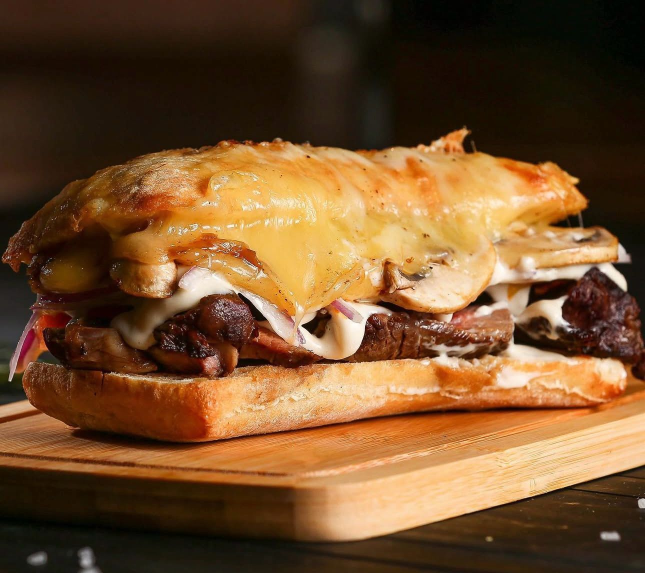
#> input picture media/sandwich/originales/lorino.jpg, 1290 x 1145 px, given in place of e6385504-image.jpg, which was not available (shown at 1/2 size)
$ python build.py
#> lines starting #> are read from the running program, lines starting #| are printed output that depends on the picture; after the words box and inside, x2 and y2 are one past the last pixel; in counts of white or black regions, pixels touching at a corner belong together
# Reel 9:16 de sándwiches (Barros Luco y Lorino) · marca: fondo #0C0D0F, crema, rosa; sin marco; logo blanco en zona segura
import subprocess, os
from PIL import Image, ImageDraw, ImageFont
from _music import music
A="/home/user/saborrural/enlaces-assets/"; T="/tmp/claude-0/-home-user/3bdc22a0-44b6-5463-a581-9b7d84b08b80/scratchpad/rs/"; OUT="/home/user/saborrural/media/sandwich/"
U="/root/.claude/uploads/3bdc22a0-44b6-5463-a581-9b7d84b08b80/"
os.makedirs(T,exist_ok=True)
F=lambda n,s: ImageFont.truetype(A+n,s)
BG=(12,13,15); CREAM=(243,241,234); PINK=(245,154,172); MUTE=(169,171,163)
W,H=1080,1920
def rounded(im,r):
    m=Image.new("L",im.size,0); ImageDraw.Draw(m).rounded_rectangle([0,0,im.width-1,im.height-1],radius=r,fill=255); im=im.convert("RGBA"); im.putalpha(m); return im
def trim_black(im,th=14):
#> called with th = 14
    g=im.convert("L").point(lambda v:255 if v>th else 0); return im.crop(g.getbbox())
#> after `g = im.convert('L').point(lambda v: 255 if v > th else 0)`:
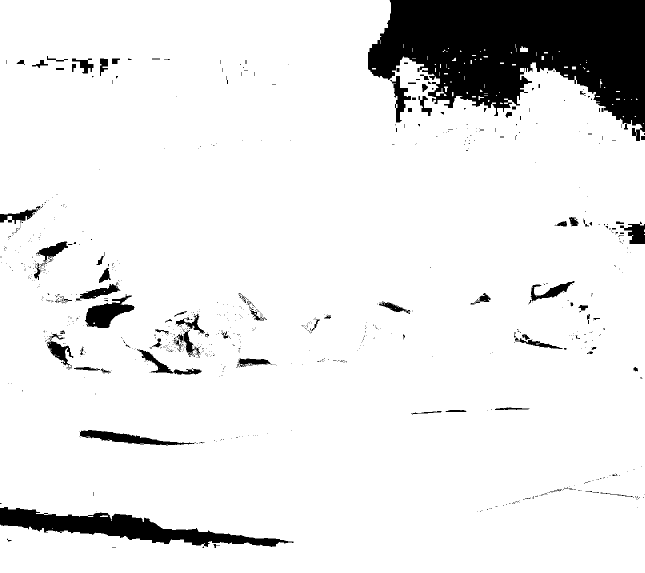
#> g: PIL image 1290x1145 L (shown at 1/2 size); 90.5% white; 856 black regions (756 under 20 px), largest, box (x1, y1, x2, y2) and area: (736, 0, 1290, 282) 96163, (0, 1014, 588, 1094) 16811, (170, 591, 269, 656) 3179
#> in trim_black, returned value is the input picture: PIL image 1290x1145 RGB; mean R, G, B 115.1, 79.5, 45.5
BL=trim_black(Image.open(U+"e6385504-image.jpg").convert("RGB"))
LO=Image.open("/home/user/saborrural/media/sandwich/originales/lorino-sin-tabla.jpg").convert("RGB").crop((0,110,1290,985))
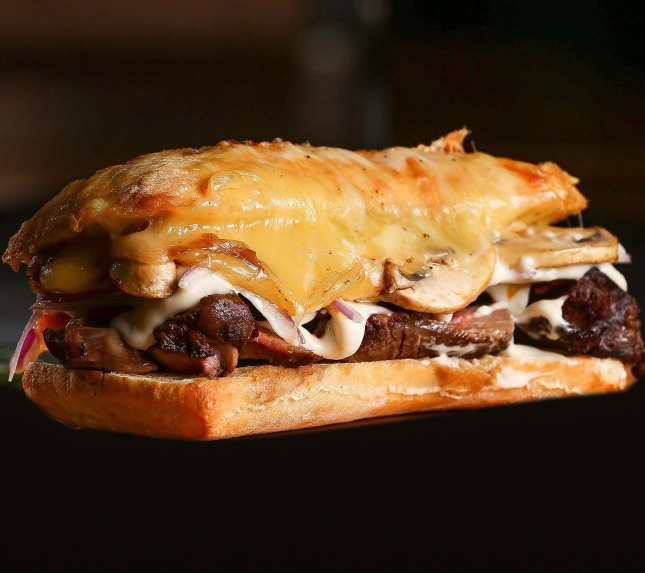
#> input picture media/sandwich/originales/lorino-sin-tabla.jpg, 1290 x 1145 px, found by its file name (shown at 1/2 size)
logo=Image.open(A+"logo.png").convert("RGBA")
def canvas():
    c=Image.new("RGBA",(W,H),BG+(255,)); L=190; lg=logo.resize((L,int(L*logo.height/logo.width)),Image.LANCZOS); c.alpha_composite(lg,(70,190)); return c
def ctr(d,t,f,y,col): d.text((W/2,y),t,font=f,fill=col,anchor="ma")
def put(c,im,y,w=960,box=None):
#> called with y = 760, w = 700
    if box: im=im.crop(box)
    h=int(im.height*w/im.width); c.alpha_composite(rounded(im.resize((w,h),Image.LANCZOS),34),((W-w)//2,y)); return h
#> after `h = int(im.height * w / im.width)`: h = 621
#> in rounded, `m = Image.new('L', im.size, 0)`: m: PIL image 700x621 L; every value is 0
#> in rounded, `ImageDraw.Draw(m).rounded_rectangle([0, 0, im.width - 1, im.height - 1`: m: PIL image 700x621 L; 99.8% white; 4 black regions, box (x1, y1, x2, y2) and area: (0, 0, 29, 29) 260, (671, 0, 700, 29) 260, (0, 592, 29, 621) 260, (671, 592, 700, 621) 260
def pill(d,t,y,f=58):
    fo=F("bricolage800.ttf",f); w=int(d.textlength(t,font=fo))+70; d.rounded_rectangle([(W-w)//2,y,(W+w)//2,y+96],radius=48,fill=PINK); d.text((W/2,y+48),t,font=fo,fill=BG,anchor="mm")
sc=[]
# 1 gancho
c=canvas(); d=ImageDraw.Draw(c); ctr(d,"¿Barros Luco",F("bricolage800.ttf",118),430,CREAM); ctr(d,"o Lorino?",F("bricolage800.ttf",118),560,PINK)
h=put(c,BL,760,700); put(c,LO,760+h+30,700); sc.append(("s1",c,2.4))
#> after `h = put(c, BL, 760, 700)`: h = 621
#> in rounded (call 2), `m = Image.new('L', im.size, 0)`: m: PIL image 700x474 L; every value is 0
#> in rounded (call 2), `ImageDraw.Draw(m).rounded_rectangle([0, 0, im.width - 1, im.height - 1`: m: PIL image 700x474 L; 99.7% white; 4 black regions, box (x1, y1, x2, y2) and area: (0, 0, 29, 29) 260, (671, 0, 700, 29) 260, (0, 445, 29, 474) 260, (671, 445, 700, 474) 260
# 2 Barros Luco
c=canvas(); d=ImageDraw.Draw(c); ctr(d,"Barros Luco",F("bricolage800.ttf",120),430,CREAM)
h=put(c,BL,620,980); pill(d,"$7.000",620+h+50); ctr(d,"Carne de vacuno y queso fundido",F("hanken700.ttf",42),620+h+190,MUTE); sc.append(("s2",c,2.4))
#> in rounded (call 3), `m = Image.new('L', im.size, 0)`: m: PIL image 980x869 L; every value is 0
#> in rounded (call 3), `ImageDraw.Draw(m).rounded_rectangle([0, 0, im.width - 1, im.height - 1`: m: PIL image 980x869 L; 99.9% white; 4 black regions, box (x1, y1, x2, y2) and area: (0, 0, 29, 29) 260, (951, 0, 980, 29) 260, (0, 840, 29, 869) 260, (951, 840, 980, 869) 260
#> after `h = put(c, BL, 620, 980)`: h = 869
# 3 detalle BL
c=canvas(); d=ImageDraw.Draw(c); ctr(d,"Queso fundido",F("bricolage800.ttf",110),430,PINK)
bw,bh=BL.size; h=put(c,BL,640,980,box=(int(bw*0.10),int(bh*0.22),int(bw*0.62),int(bh*0.96))); ctr(d,"En pan ciabatta horneado",F("hanken700.ttf",44),640+h+40,MUTE); sc.append(("s3",c,2.2))
#> after `bw, bh = BL.size`: bw = 1290; bh = 1145
#> call 4 of put, with y = 640, w = 980, box = (129, 251, 799, 1099)
#> in rounded (call 4), `m = Image.new('L', im.size, 0)`: m: PIL image 980x1240 L; every value is 0
#> in rounded (call 4), `ImageDraw.Draw(m).rounded_rectangle([0, 0, im.width - 1, im.height - 1`: m: PIL image 980x1240 L; 99.9% white; 4 black regions, box (x1, y1, x2, y2) and area: (0, 0, 29, 29) 260, (951, 0, 980, 29) 260, (0, 1211, 29, 1240) 260, (951, 1211, 980, 1240) 260
#> in put (call 4), `c.alpha_composite(rounded(im.resize((w, h), Image.LANCZOS), 34), ((W -`:
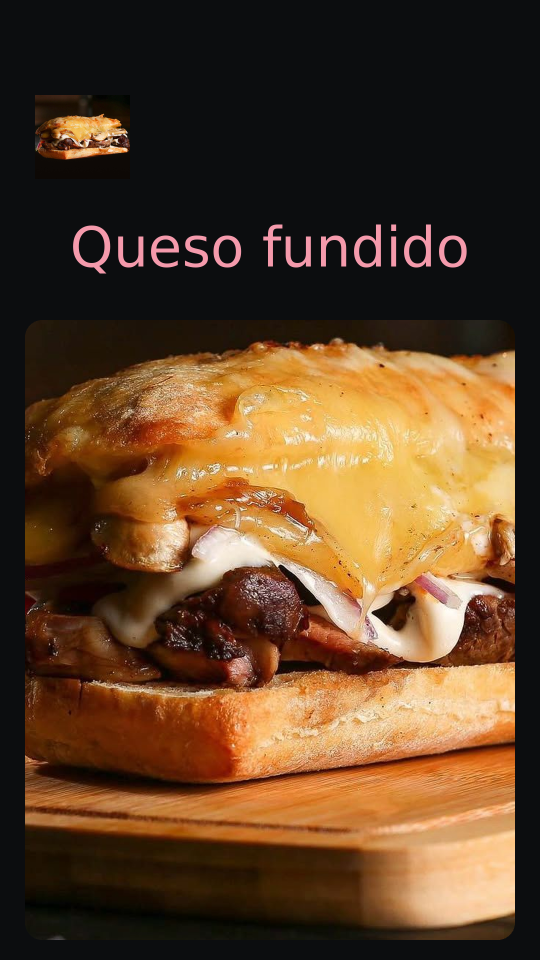
#> c: PIL image 1080x1920 RGBA (shown at 1/2 size); mean R, G, B, A 94.1, 65.4, 39.4, 255
#> after `h = put(c, BL, 640, 980, box=(int(bw * 0.1), int(bh * 0.22), int(bw * `: h = 1240
# 4 Lorino
c=canvas(); d=ImageDraw.Draw(c); ctr(d,"Lorino",F("bricolage800.ttf",130),430,CREAM)
h=put(c,LO,640,980); pill(d,"$8.000",640+h+50); ctr(d,"Palta, tomate y champiñones",F("hanken700.ttf",42),640+h+190,MUTE); sc.append(("s4",c,2.4))
#> in rounded (call 5), `m = Image.new('L', im.size, 0)`: m: PIL image 980x664 L; every value is 0
#> in rounded (call 5), `ImageDraw.Draw(m).rounded_rectangle([0, 0, im.width - 1, im.height - 1`: m: PIL image 980x664 L; 99.8% white; 4 black regions, box (x1, y1, x2, y2) and area: (0, 0, 29, 29) 260, (951, 0, 980, 29) 260, (0, 635, 29, 664) 260, (951, 635, 980, 664) 260
#> after `h = put(c, LO, 640, 980)`: h = 664
# 5 detalle LO
c=canvas(); d=ImageDraw.Draw(c); ctr(d,"Gratinado",F("bricolage800.ttf",120),430,PINK)
lw,lh=LO.size; h=put(c,LO,640,980,box=(int(lw*0.30),int(lh*0.0),int(lw*0.90),int(lh*0.85))); ctr(d,"Con salsa especial",F("hanken700.ttf",44),640+h+40,MUTE); sc.append(("s5",c,2.2))
#> after `lw, lh = LO.size`: lw = 1290; lh = 875
#> in put (call 6), `if box: im=im.crop(box)`:
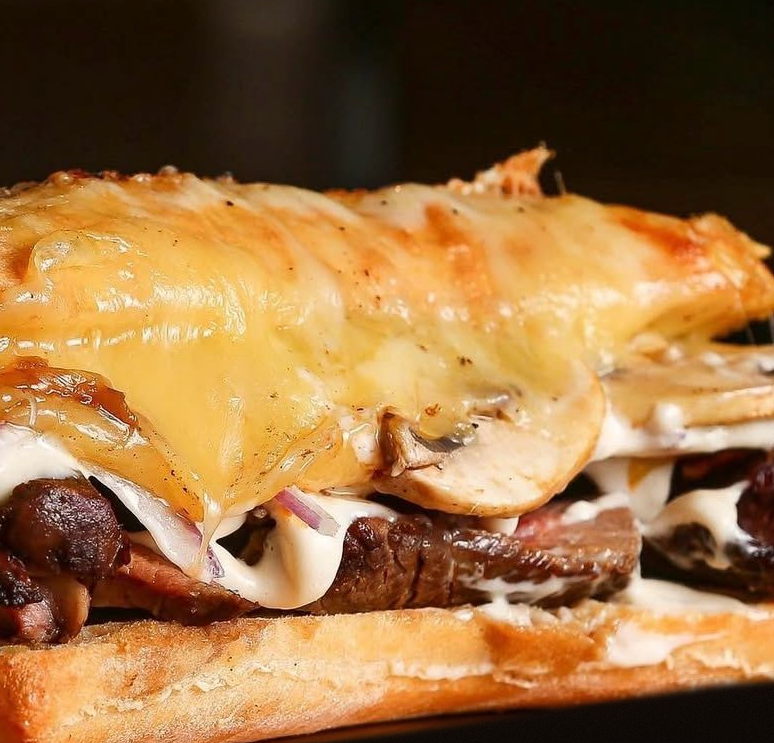
#> im: PIL image 774x743 RGB; mean R, G, B 152.6, 110.8, 65.6
#> in rounded (call 6), `m = Image.new('L', im.size, 0)`: m: PIL image 980x940 L; every value is 0
#> in rounded (call 6), `ImageDraw.Draw(m).rounded_rectangle([0, 0, im.width - 1, im.height - 1`:
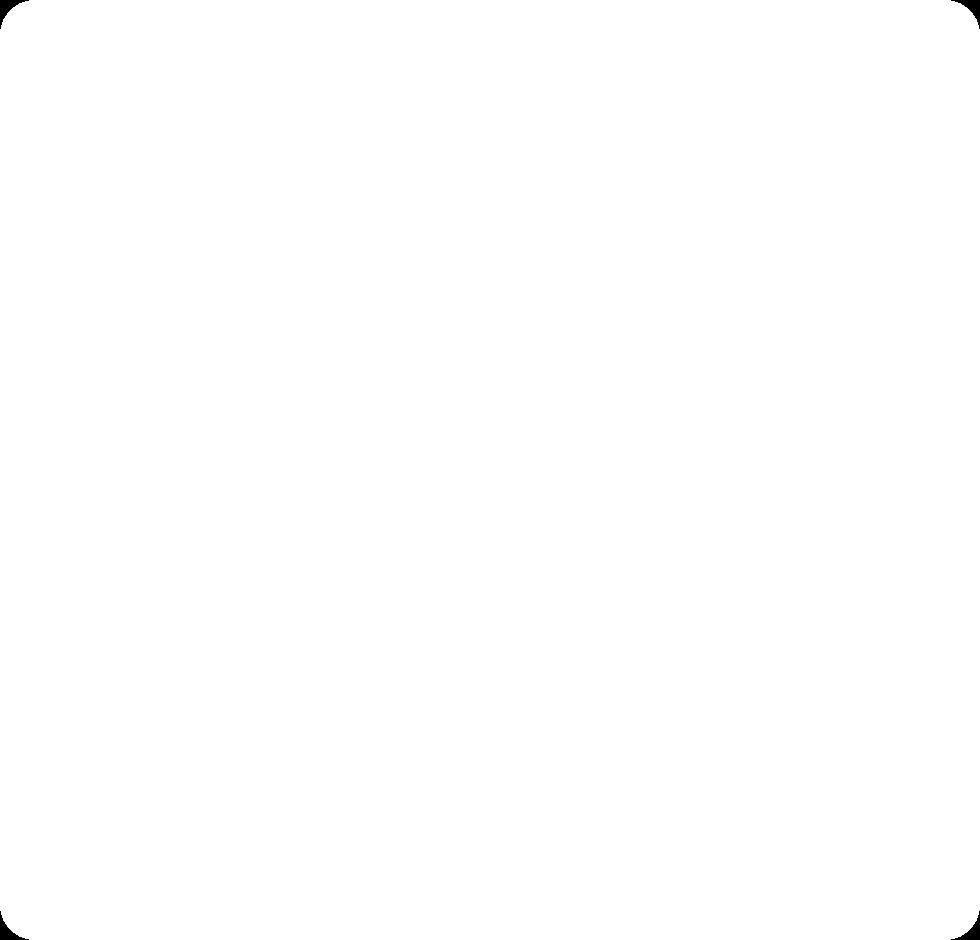
#> m: PIL image 980x940 L; 99.9% white; 4 black regions, box (x1, y1, x2, y2) and area: (0, 0, 29, 29) 260, (951, 0, 980, 29) 260, (0, 911, 29, 940) 260, (951, 911, 980, 940) 260
#> in put (call 6), `c.alpha_composite(rounded(im.resize((w, h), Image.LANCZOS), 34), ((W -`:
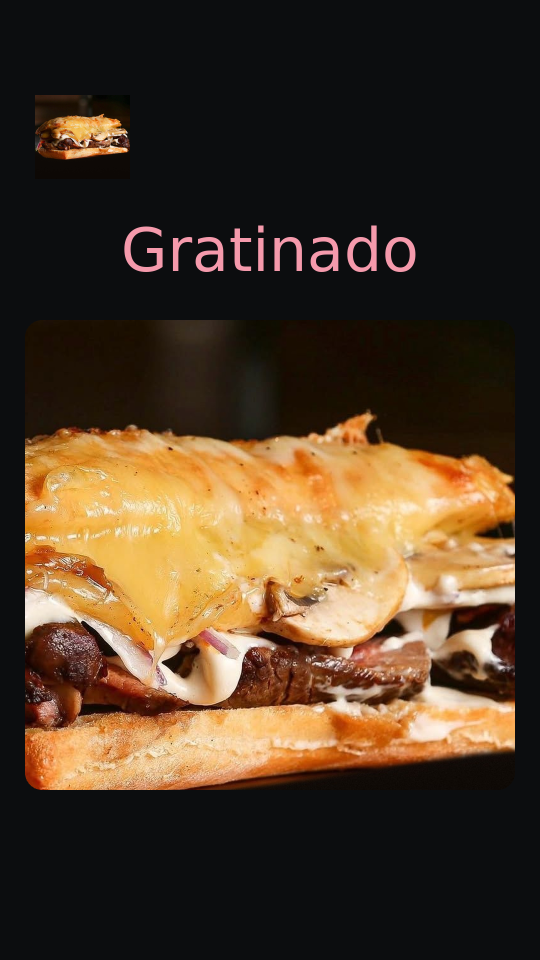
#> c: PIL image 1080x1920 RGBA (shown at 1/2 size); mean R, G, B, A 77.3, 58.2, 39, 255
#> after `h = put(c, LO, 640, 980, box=(int(lw * 0.3), int(lh * 0.0), int(lw * 0`: h = 940
# 6 papas
c=canvas(); d=ImageDraw.Draw(c); ctr(d,"Con papas fritas",F("bricolage800.ttf",106),430,CREAM); ctr(d,"caseras",F("caveat700.ttf",140),560,PINK)
h=put(c,LO,740,720); put(c,BL,740+h+28,720); sc.append(("s6",c,2.2))
#> in rounded (call 7), `m = Image.new('L', im.size, 0)`: m: PIL image 720x488 L; every value is 0
#> in rounded (call 7), `ImageDraw.Draw(m).rounded_rectangle([0, 0, im.width - 1, im.height - 1`: m: PIL image 720x488 L; 99.7% white; 4 black regions, box (x1, y1, x2, y2) and area: (0, 0, 29, 29) 260, (691, 0, 720, 29) 260, (0, 459, 29, 488) 260, (691, 459, 720, 488) 260
#> in put (call 7), `c.alpha_composite(rounded(im.resize((w, h), Image.LANCZOS), 34), ((W -`:
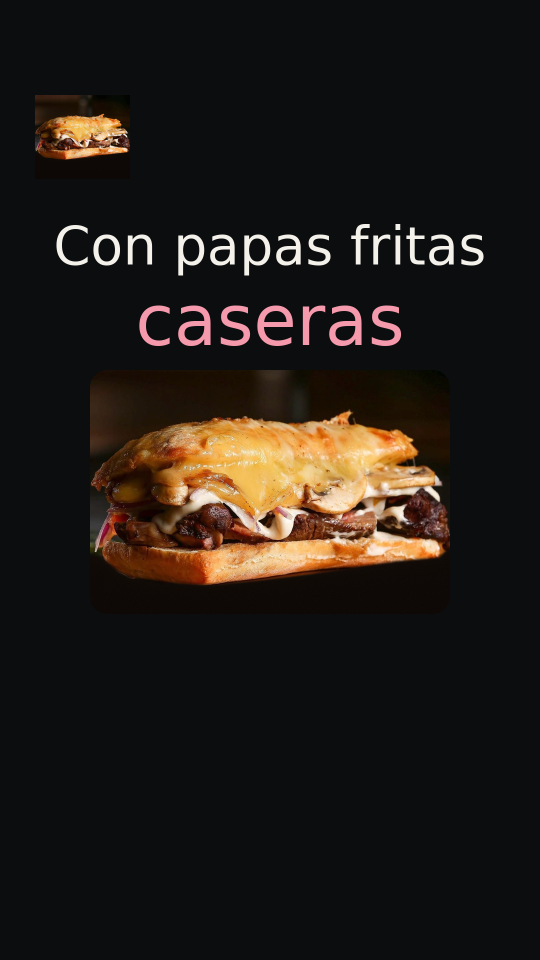
#> c: PIL image 1080x1920 RGBA (shown at 1/2 size); mean R, G, B, A 32.8, 26.9, 23, 255
#> after `h = put(c, LO, 740, 720)`: h = 488
#> in rounded (call 8), `m = Image.new('L', im.size, 0)`: m: PIL image 720x639 L; every value is 0
#> in rounded (call 8), `ImageDraw.Draw(m).rounded_rectangle([0, 0, im.width - 1, im.height - 1`: m: PIL image 720x639 L; 99.8% white; 4 black regions, box (x1, y1, x2, y2) and area: (0, 0, 29, 29) 260, (691, 0, 720, 29) 260, (0, 610, 29, 639) 260, (691, 610, 720, 639) 260
# 7 cierre
c=Image.new("RGBA",(W,H),BG+(255,)); d=ImageDraw.Draw(c); L=330; lg=logo.resize((L,int(L*logo.height/logo.width)),Image.LANCZOS); c.alpha_composite(lg,((W-L)//2,380))
ctr(d,"Pídelos en",F("bricolage800.ttf",96),780,CREAM); ctr(d,"Sabor Rural",F("bricolage800.ttf",120),890,PINK)
ctr(d,"Barros Luco $7.000  ·  Lorino $8.000",F("hanken700.ttf",44),1090,CREAM)
d.rounded_rectangle([90,1220,990,1360],radius=70,fill=PINK); d.text((W/2,1290),"Mira la carta: link en la bio",font=F("bricolage800.ttf",52),fill=BG,anchor="mm")
ctr(d,"Ruta J-60 km 95, Licantén · @sabor_rural",F("hanken700.ttf",34),1700,MUTE); sc.append(("s7",c,3.0))
xf=0.25; names=[];durs=[]
for i,(n,c,dur) in enumerate(sc):
    c.convert("RGB").save(T+n+".png"); N=int(dur*30); zin=(i%2==0)
    z=f"1.0+0.06*on/{N}" if zin else f"1.06-0.06*on/{N}"
#> (the run stopped early here; a loop or call above may not have finished)
